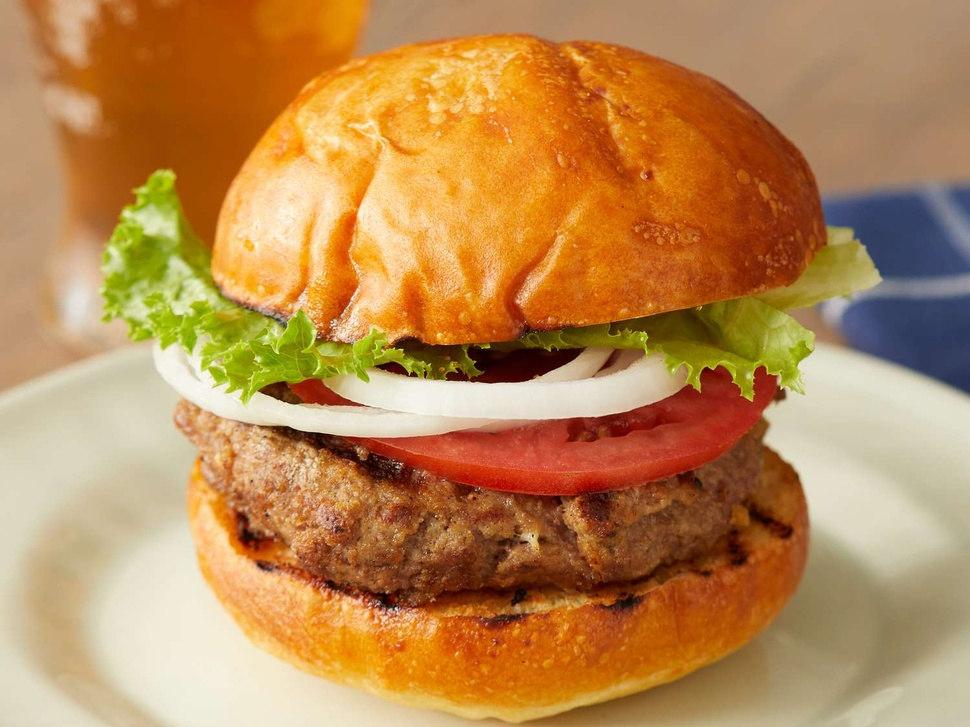
#> input picture few_shot_images/burger.jpeg, 970 x 727 px, shrunk from 1500 x 1125 before the run, found by its file name
$ python template.py
#> lines starting #> are read from the running program, lines starting #| are printed output that depends on the picture
import os
import uuid
import copy
import re

from PIL import Image

from helpers import utils

# Path to the image folder
FEW_SHOT_FOLDER = os.path.join(utils.IMAGE_FOLDER, 'few_shot_images')

FEW_SHOT_IMAGES = (
    Image.open(os.path.join(FEW_SHOT_FOLDER, 'burger.jpeg')),
    Image.open(os.path.join(FEW_SHOT_FOLDER, 'pizza.jpeg')),
    Image.open(os.path.join(FEW_SHOT_FOLDER, 'mountain.jpeg')),
    Image.open(os.path.join(FEW_SHOT_FOLDER, 'fondue.jpeg')),
    Image.open(os.path.join(FEW_SHOT_FOLDER, 'tahiti.jpeg')),
    Image.open(os.path.join(FEW_SHOT_FOLDER, 'rice.jpeg')),
)
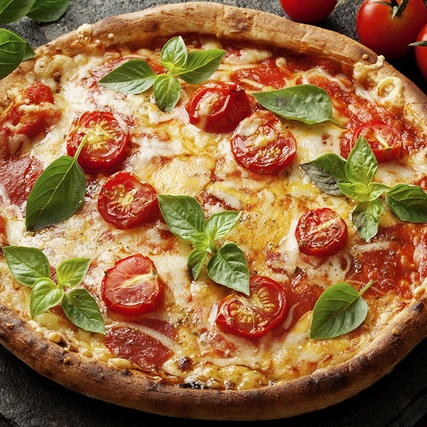
#> input picture few_shot_images/pizza.jpeg, 427 x 427 px, shrunk from 660 x 660 before the run, found by its file name
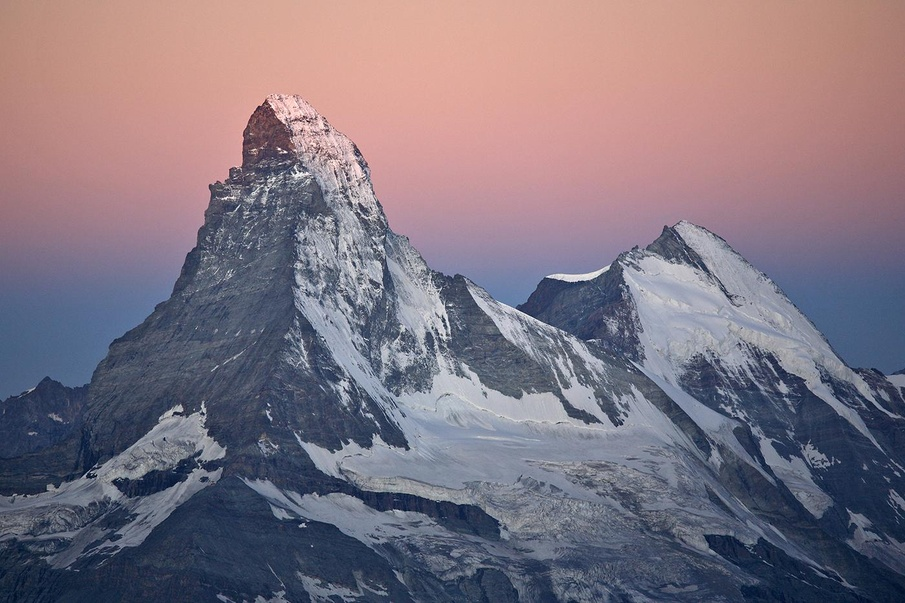
#> input picture few_shot_images/mountain.jpeg, 905 x 603 px, shrunk from 1400 x 933 before the run, found by its file name
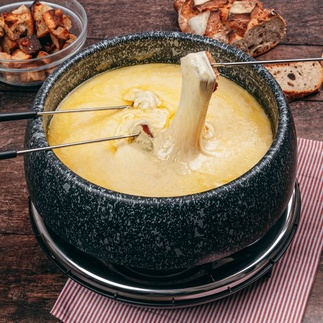
#> input picture few_shot_images/fondue.jpeg, 323 x 323 px, shrunk from 500 x 500 before the run, found by its file name
#> (the run stopped early here; a loop or call above may not have finished)
